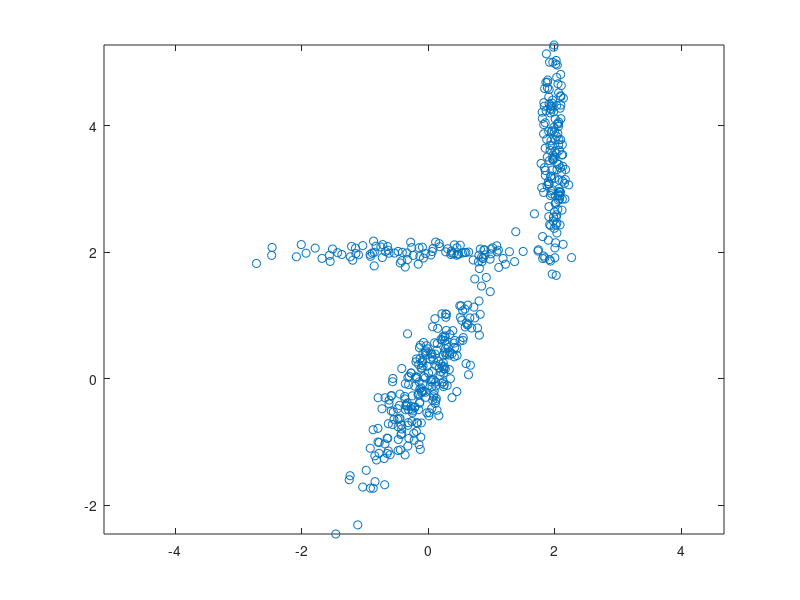

MATLAB code for this plot: (Note: this script raises an error after producing the figure.)
%DEMGMM5 Demonstrate density modelling with a PPCA mixture model.
%
%	Description
%	 The problem consists of modelling data generated by a mixture of
%	three Gaussians in 2 dimensions with a mixture model using full
%	covariance matrices.  The priors are 0.3, 0.5 and 0.2; the centres
%	are (2, 3.5), (0, 0) and (0,2); the variances are (0.16, 0.64) axis
%	aligned, (0.25, 1) rotated by 30 degrees and the identity matrix. The
%	first figure contains a scatter plot of the data.
%
%	A mixture model with three one-dimensional PPCA components is trained
%	using EM.  The parameter vector is printed before training and after
%	training.  The parameter vector consists of priors (the column), and
%	centres (given as (x, y) pairs as the next two columns).
%
%	The second figure is a 3 dimensional view of the density function,
%	while the third shows the axes of the 1-standard deviation ellipses
%	for the three components of the mixture model together with the one
%	standard deviation along the principal component of each mixture
%	model component.
%
%	See also
%	GMM, GMMINIT, GMMEM, GMMPROB, PPCA
%

%	Copyright (c) Ian T Nabney (1996-2001)


ndata = 500;
data = randn(ndata, 2);
prior = [0.3 0.5 0.2];
% Mixture model swaps clusters 1 and 3
datap = [0.2 0.5 0.3];
datac = [0 2; 0 0; 2 3.5];
datacov = repmat(eye(2), [1 1 3]);
data1 = data(1:prior(1)*ndata,:);
data2 = data(prior(1)*ndata+1:(prior(2)+prior(1))*ndata, :);
data3 = data((prior(1)+prior(2))*ndata +1:ndata, :);

% First cluster has axis aligned variance and centre (2, 3.5)
data1(:, 1) = data1(:, 1)*0.1 + 2.0;
data1(:, 2) = data1(:, 2)*0.8 + 3.5;
datacov(:, :, 3) = [0.1*0.1 0; 0 0.8*0.8];

% Second cluster has variance axes rotated by 30 degrees and centre (0, 0)
rotn = [cos(pi/6) -sin(pi/6); sin(pi/6) cos(pi/6)];
data2(:,1) = data2(:, 1)*0.2;
data2 = data2*rotn;
datacov(:, :, 2) = rotn' * [0.04 0; 0 1] * rotn;

% Third cluster is at (0,2)
data3(:, 2) = data3(:, 2)*0.1;
data3 = data3 + repmat([0 2], prior(3)*ndata, 1);

% Put the dataset together again
data = [data1; data2; data3];

ndata = 100;			% Number of data points.
noise = 0.2;			% Standard deviation of noise distribution.
x = [0:1/(2*(ndata - 1)):0.5]';
randn('state', 1);
rand('state', 1);
t = sin(2*pi*x) + noise*randn(ndata, 1);

% Fit three one-dimensional PPCA models
%ncentres = 1;
ncentres = 3;
ppca_dim = 1;

clc
disp('This demonstration illustrates the use of a Gaussian mixture model')
disp('with a probabilistic PCA covariance structure to approximate the')
disp('unconditional probability density of data in a two-dimensional space.')
disp('We begin by generating the data from a mixture of three Gaussians and')
disp('plotting it.')
disp(' ')
disp('The first cluster has axis aligned variance and centre (0, 2).')
disp('The variance parallel to the x-axis is significantly greater')
disp('than that parallel to the y-axis.')
disp('The second cluster has variance axes rotated by 30 degrees')
disp('and centre (0, 0).  The third cluster has significant variance')
disp('parallel to the y-axis and centre (2, 3.5).')
disp(' ')
disp('Press any key to continue.')
pause

fh1 = figure;
plot(data(:, 1), data(:, 2), 'o')
set(gca, 'Box', 'on')
axis equal
hold on

mix = gmm(2, ncentres, 'ppca', ppca_dim);
options = foptions;
options(14) = 10;
options(1) = -1;  % Switch off all warnings

% Just use 10 iterations of k-means in initialisation
% Initialise the model parameters from the data
mix = gmminit(mix, data, options);
disp('The mixture model has three components with 1-dimensional')
disp('PPCA subspaces.  The model parameters after initialisation using')
disp('the k-means algorithm are as follows')
disp('    Priors        Centres')
disp([mix.priors' mix.centres])
disp(' ')
disp('Press any key to continue')
pause

options(1)  = 1;		% Prints out error values.
options(14) = 30;		% Number of iterations.

disp('We now train the model using the EM algorithm for up to 30 iterations.')
disp(' ')
disp('Press any key to continue.')
pause

[mix, options, errlog] = gmmem(mix, data, options);
disp('The trained model has priors and centres:')
disp('    Priors        Centres')
disp([mix.priors' mix.centres])

% Now plot the result
for i = 1:ncentres
  % Plot the PC vectors
  v = mix.U(:,:,i);
  start=mix.centres(i,:)-sqrt(mix.lambda(i))*(v');
  endpt=mix.centres(i,:)+sqrt(mix.lambda(i))*(v');
  linex = [start(1) endpt(1)];
  liney = [start(2) endpt(2)];
  line(linex, liney, 'Color', 'k', 'LineWidth', 3)
  % Plot ellipses of one standard deviation
  theta = 0:0.02:2*pi;
  x = sqrt(mix.lambda(i))*cos(theta);
  y = sqrt(mix.covars(i))*sin(theta);
  % Rotate ellipse axes
  rot_matrix = [v(1) -v(2); v(2) v(1)];
  ellipse = (rot_matrix*([x; y]))';
  % Adjust centre
  ellipse = ellipse + ones(length(theta), 1)*mix.centres(i,:);
  plot(ellipse(:,1), ellipse(:,2), 'r-')
end

%disp(' ')
%disp('Press any key to exit')
%pause
%close (fh1);
%clear all;
